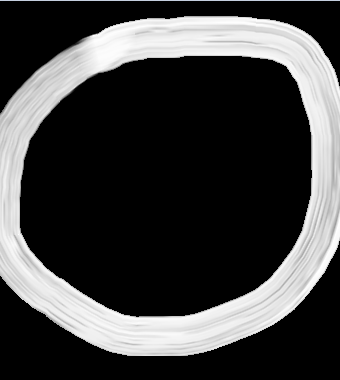
#> input picture captured_images/0/0.png, 340 x 380 px; its folder holds only this picture in this run
$ jupyter execute --allow-errors HDR.ipynb   (shell and % lines are left out)
#> lines starting #> are read from the running program, lines starting #| are printed output that depends on the picture
## Collecting image

[cell 1]
def screen_capture():
    import pyscreenshot as ImageGrab # pip install pyscreenshot
    import time

    images_folder = "captured_images/1/"

    for i in range(1, 5):
        time.sleep(8)
        im = ImageGrab.grab(bbox=(60,170,400,500))
        print("saved..",i)
        im.save(images_folder+str(i)+'.png')
        print("clear screen and redraw again.....")

screen_capture()
#> (the call stopped at in screen_capture, `im = ImageGrab.grab(bbox=(60,170,400,500))`: pyscreenshot is not available in this run)

## Generate dataset

[cell 2]
import cv2 # pip install opencv-python
import csv
import glob

header = ["label"]
for i in range(0,784):
    header.append("pixel"+str(i))

with open("dataset.csv","a") as f:
    writer = csv.writer(f)
    writer.writerow(header)

for label in range(10):
    dirList = glob.glob("captured_images/"+str(label)+"/*.png")
    for img_path in dirList:
        im = cv2.imread(img_path)
#> im is the input picture: shape (380, 340, 3); mean B, G, R 65, 64.9, 64.9
        im_gray = cv2.cvtColor(im, cv2.COLOR_BGR2GRAY)
        im_gray = cv2.GaussianBlur(im_gray, (15,15), 0)
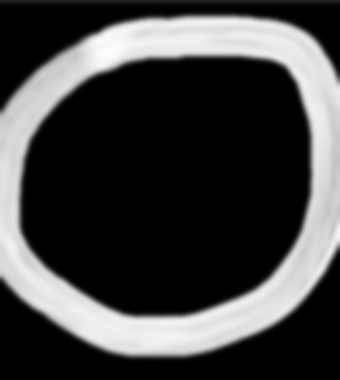
#> im_gray: shape (380, 340); min 0, max 251, mean 64.7
        roi = cv2.resize(im_gray,(28,28), interpolation = cv2.INTER_AREA)
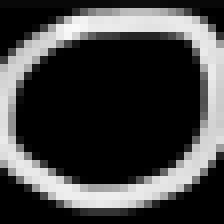
#> roi: shape (28, 28) (shown 8 times larger); min 0, max 249, mean 64.7

        data = []
        data.append(label)
        rows,cols = roi.shape
#> rows = 28; cols = 28

        ##Add pixel one by one into data Array
        for i in range(rows):
            for j in range(cols):
                k = roi[i,j]

                if k>100:
                    k=1
                else:
                    k=0
                data.append(k)
#> after the loop, data = 785 values, max 1 at index 40, min 0 at index 0, mean 0.292
        with open("dataset.csv","a") as f:
            writer = csv.writer(f)
            writer.writerow(data)
#> pass 2 of the loop `for label in range(10):`:
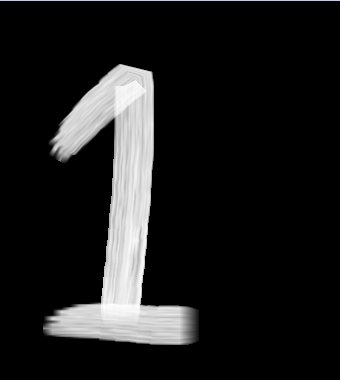
#> input picture captured_images/1/0.png, 340 x 380 px
#> im is the input picture: shape (380, 340, 3); mean B, G, R 28.7, 28.6, 28.6
#> `im_gray = cv2.GaussianBlur(im_gray, (15,15), 0)`:
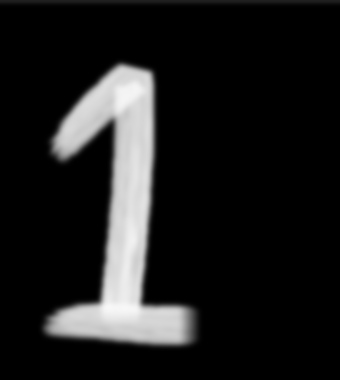
#> im_gray: shape (380, 340); min 0, max 247, mean 28.4
#> `roi = cv2.resize(im_gray,(28,28), interpolation = cv2.INTER_AREA)`:
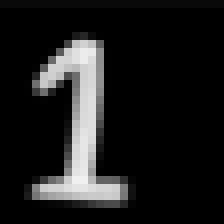
#> roi: shape (28, 28) (shown 8 times larger); min 0, max 240, mean 28.4
#> after the loop `for i in range(rows):`: data = 785 values, max 1 at index 0, min 0 at index 1, mean 0.135
